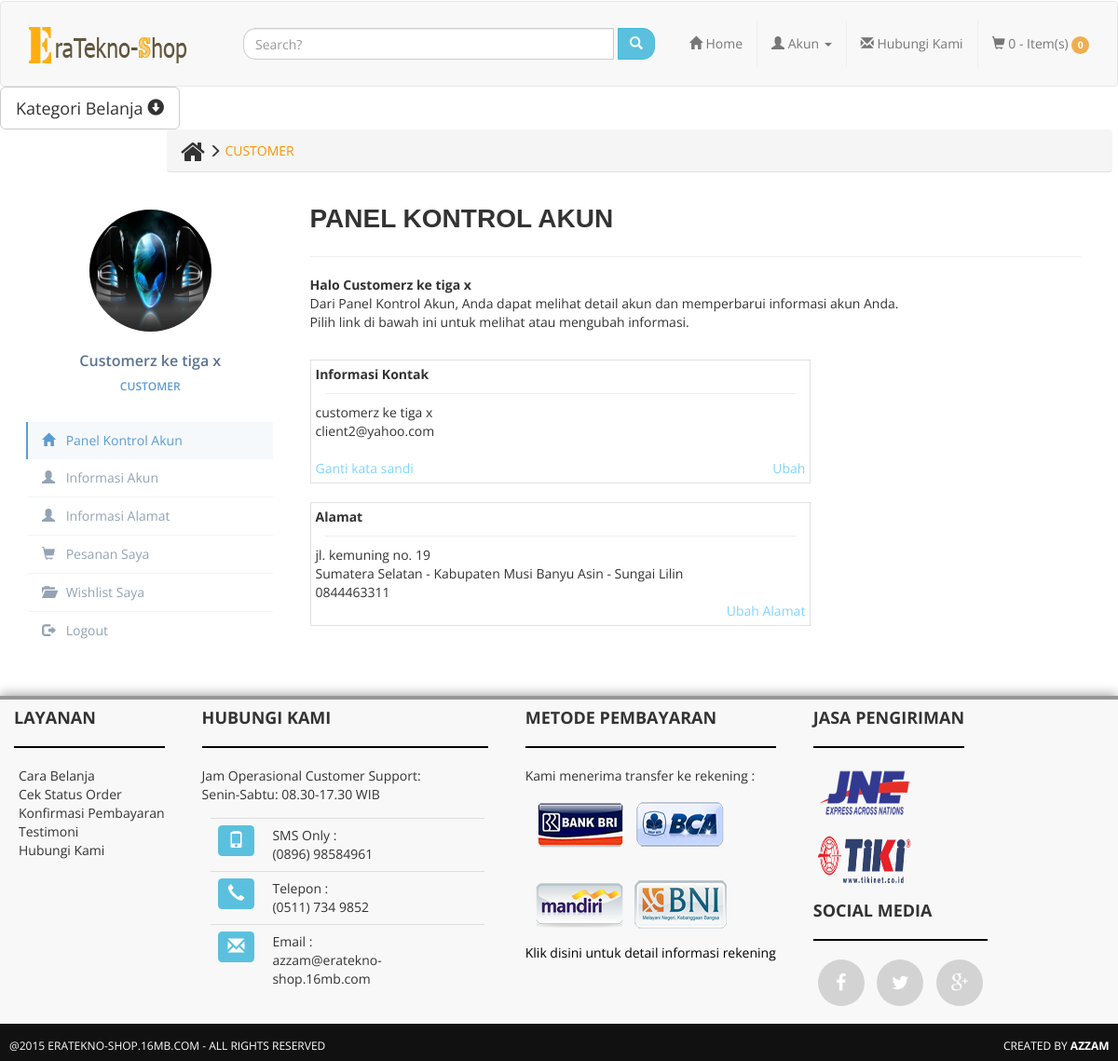
The page /customer/index.php (signed in) on the database its author committed.
### tables this page shows
CREATE TABLE IF NOT EXISTS `customer` (
`nmr_customer` int(6) NOT NULL,
  `nama` varchar(80) NOT NULL,
  `email` varchar(110) NOT NULL,
  `password` varchar(40) NOT NULL,
  `tgl_lahir` varchar(10) NOT NULL,
  `jenis_kelamin` varchar(10) NOT NULL,
  `alamat` varchar(125) NOT NULL,
  `provinsi` varchar(40) NOT NULL,
  `kota` varchar(45) NOT NULL,
  `kecamatan` varchar(50) NOT NULL,
  `no_handphone` varchar(13) NOT NULL,
  `photo` varchar(230) NOT NULL,
  `kode` varchar(40) NOT NULL,
  `aktif` int(1) NOT NULL
);

CREATE TABLE IF NOT EXISTS `master_provinsi` (
`provinsi_id` int(10) NOT NULL,
  `provinsi_nama` varchar(30) DEFAULT NULL
);

CREATE TABLE IF NOT EXISTS `master_kokab` (
`kota_id` int(10) NOT NULL,
  `kokab_nama` varchar(30) DEFAULT NULL,
  `provinsi_id` int(10) DEFAULT NULL
);

CREATE TABLE IF NOT EXISTS `master_kecam` (
`kecam_id` int(10) NOT NULL,
  `nama_kecam` varchar(30) DEFAULT NULL,
  `kota_id` int(10) DEFAULT NULL
);

### fungsi/variable.php (called while the page is built, shortened)
<?php
$host = "http://".$_SERVER['HTTP_HOST']."/Eratekno-Shop";
?>

### customer/panel-akun.php (the view, shortened to what this page needs)
<?php
echo "<div class='hub'>Panel Kontrol Akun</div><hr/>";
echo "<b>Halo ".ucfirst($_SESSION['nama'])."</b>";
echo "<p>Dari Panel Kontrol Akun, Anda dapat melihat detail akun dan memperbarui informasi akun Anda.<br>
	Pilih link di bawah ini untuk melihat atau mengubah informasi.</p><br>";
echo "
		<div class='panel-akun'>
			<b>Informasi Kontak</b><hr style='margin:10px;' />
			$get_alamat[nama]<br>
			$_SESSION[email]<br><br>
			<a href='#ubah_pw' data-toggle='modal' data-target='#ubah_pw'>Ganti kata sandi</a>
			<div class='pull-right'><a href='$host/customer/?cst=info-akun'>Ubah</a></div>
		</div>
		<br>
		<div class='panel-akun'>
			<b>Alamat</b><hr style='margin:10px;' />
			$get_alamat[alamat]<br>
			$get_provinsi[provinsi_nama] - $get_kota[kokab_nama] - $get_kecam[nama_kecam]<br>
			$get_alamat[no_handphone]
			<div class='clearfix'></div>
			<div class='pull-right'><a href='$host/customer/?cst=info-alamat'>Ubah Alamat</a></div>
			<div class='clearfix'></div>
		</div>
";
?>

### customer/sidebar.php
<div class="row profile">
	<div class="col-md-12">
		<div class="profile-sidebar">
			<?php
			if ($get_alamat['photo'] == "") {
				$photo = $host."/image/avatar_2x.png";
			}else{
				$photo = $host."/customer/photo/".$get_alamat['photo'];
			}
			?>
			<div class="profile-userpic">
				<img src="<?php echo $photo; ?>" class="img-responsive" alt="">
			</div>
			<div class="profile-usertitle">
				<div class="profile-usertitle-name">
					<?php echo ucfirst($_SESSION['nama']); ?>
				</div>
				<div class="profile-usertitle-job">
					Customer
				</div>
			</div>
			<?php
			if (empty($_GET['cst'])) {$a = "class='active'";}else{$a = "";}
			if (@$_GET['cst']=="info-akun") {$b = "class='active'";}else{$b = "";}
			if (@$_GET['cst']=="pesanan-saya") {$c = "class='active'";}else{$c = "";}
			if (@$_GET['cst']=="wishlist-saya") {$d = "class='active'";}else{$d = "";}
			if (@$_GET['cst']=="info-alamat") {$e = "class='active'";}else{$e = "";}
			?>
			<div class="profile-usermenu">
				<ul class="nav nav-client">
					<li <?php echo $a;?>>
						<a href="<?php echo "$host/customer/"; ?>">
						<i class="glyphicon glyphicon-home"></i>
						Panel Kontrol Akun </a>
					</li>
					<li <?php echo $b;?>>
						<a href="<?php echo "$host/customer/?cst=info-akun"; ?>">
						<i class="glyphicon glyphicon-user"></i>
						Informasi Akun </a>
					</li>
					<li <?php echo $e;?>>
						<a href="<?php echo "$host/customer/?cst=info-alamat"; ?>">
						<i class="glyphicon glyphicon-user"></i>
						Informasi Alamat </a>
					</li>
					<li <?php echo $c;?>>
						<a href="<?php echo "$host/customer/?cst=pesanan-saya"; ?>">
						<i class="glyphicon glyphicon-shopping-cart"></i>
						Pesanan Saya </a>
					</li>
					<li <?php echo $d;?>>
						<a href="<?php echo "$host/customer/?cst=wishlist-saya"; ?>">
						<i class="glyphicon glyphicon-folder-open"></i>
						Wishlist Saya </a>
					</li>
					<li>
						<a href="<?php echo $host."/customer/logout.php"; ?>">
						<i class="glyphicon glyphicon-log-out"></i>
						Logout </a>
					</li>
				</ul>
			</div>
		</div>
	</div>
</div>

### asset/css/style.css (style rules this page uses)
body { background-image: url(../../image/bg.png); font-family: 'Open Sans', arial, tahoma, sans-serif; }
ul li a,a { color:#333; outline:0; transition: all 0.2s linear; -webkit-transition: all 0.2s linear; -moz-transition: all 0.2s linear; -o-transition: all 0.2s linear; }
.hub { text-transform: uppercase; font-size: 28px; font-weight: bold; font-family: "Lucida Sans Unicode", "Lucida Grande", sans-serif; margin-bottom: 10px; }
.profile { margin: 0px; }
.profile-sidebar { padding: 20px 0 10px 0; background: #fff; }
.profile-userpic img { float: none; margin: 0 auto; width: 50%; height: 50%; -webkit-border-radius: 50% !important; -moz-border-radius: 50% !important; border-radius: 50% !important; }
.profile-usertitle { text-align: center; margin-top: 20px; }
.profile-usertitle-name { color: #5a7391; font-size: 16px; font-weight: 600; margin-bottom: 7px; }
.profile-usertitle-job { text-transform: uppercase; color: #5b9bd1; font-size: 12px; font-weight: 600; margin-bottom: 15px; }
.profile-usermenu { margin-top: 30px; }
.profile-usermenu ul li { border-bottom: 1px solid #f0f4f7; }
.profile-usermenu ul li:last-child { border-bottom: none; }
.profile-usermenu ul li a { color: #93a3b5; font-size: 14px; font-weight: 400; }
.profile-usermenu ul li a i { margin-right: 8px; font-size: 14px; }
.profile-usermenu ul li.active { border-bottom: none; }
.profile-usermenu ul li.active a { color: #5b9bd1; background-color: #f6f9fb; border-left: 2px solid #5b9bd1; margin-left: -2px; }
@media (min-width: 769px) { .panel-akun { width:65%; border:solid 1px #E1E1E1; padding:5px; } }
.panel-akun a { color: #7FD4FF; }

### rows shown on the page
customer: photo (picture), nama "customerz ke tiga x", alamat "jl. kemuning no. 19", no_handphone "0844463311"
master_provinsi: provinsi_nama "Sumatera Selatan"
master_kokab: kokab_nama "Kabupaten Musi Banyu Asin"
master_kecam: nama_kecam "Sungai Lilin"

### other values the page prints
$item "0"
$total "0"
$nama "CUSTOMER"
$_SESSION['nama'] "Customerz ke tiga x"
$_SESSION[email] "client2@yahoo.com"
